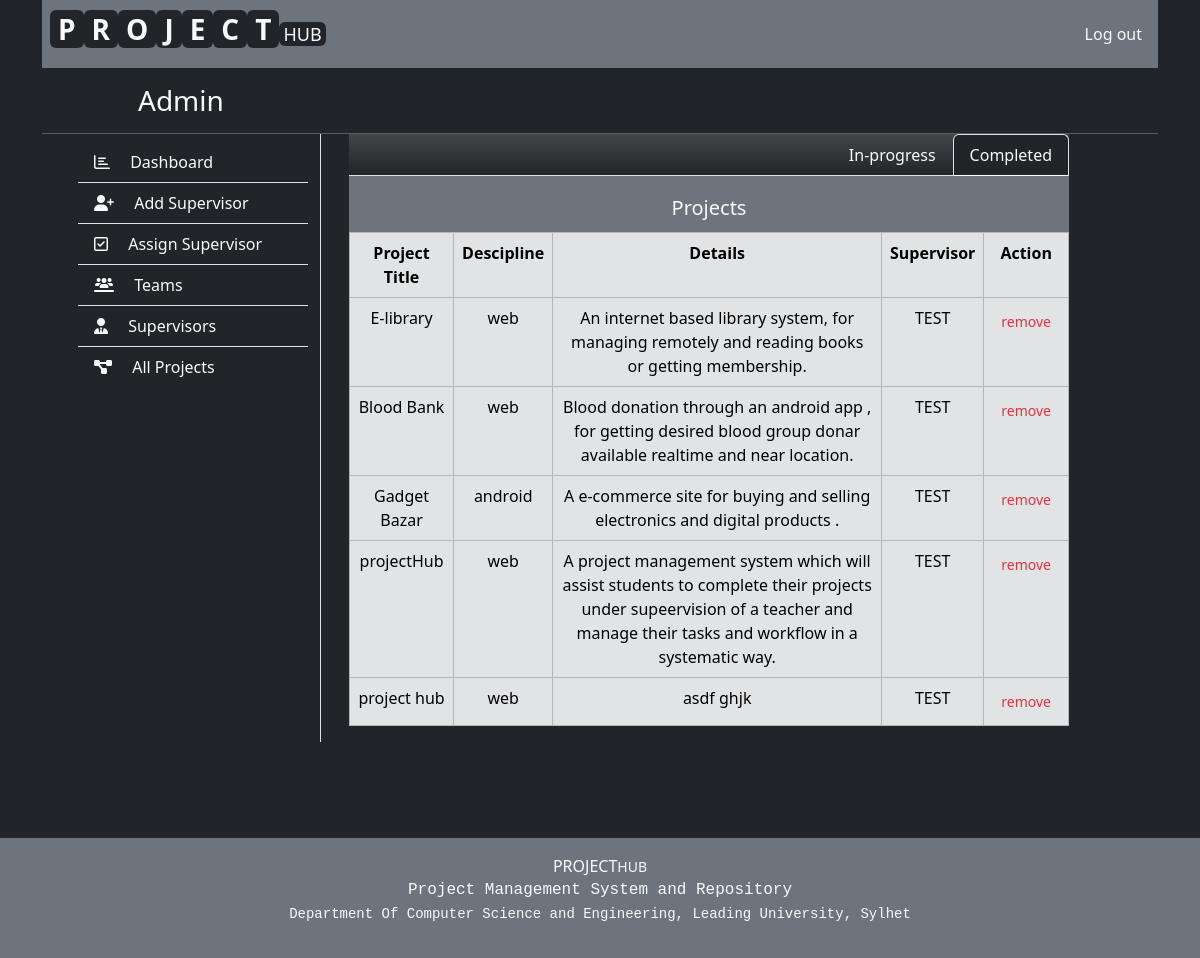
/admin/completed_projects.php, run on the app's committed database.
### tables this page shows
CREATE TABLE `completed_projects` (
  `serial` int(5) NOT NULL,
  `team_id` int(6) NOT NULL,
  `batch` varchar(20) NOT NULL,
  `section` varchar(25) NOT NULL,
  `project_title` varchar(200) NOT NULL,
  `descipline` varchar(50) NOT NULL,
  `supervisor` varchar(50) NOT NULL,
  `description` varchar(500) NOT NULL,
  `github` varchar(200) NOT NULL,
  `file` varchar(255) NOT NULL,
  `status` varchar(50) NOT NULL
);

### admin/completed_projects.php (the view, shortened to what this page needs)
<?php
include ("../config/dbConn.php");
$sql_projects = "SELECT * FROM completed_projects";
$result_projects = mysqli_query($conn,$sql_projects);
?>
<!DOCTYPE html>
<html lang="en">
<?php include("../inc/head.php"); ?>
<body class="bg-dark">
<div class="container">
    <header>
        <nav class="navbar navbar-expand-sm bg-secondary px-2">
            <a class="navbar-brand d-flex text-capitalize" href="../index.php" >
                <?php include("../inc/logo.php"); ?>
            </a><?php include("../inc/nav_collapse.php"); ?>
            <div class="collapse navbar-collapse" id="navbarContent">
                <ul class="navbar-nav ms-auto ">
                    <li class="nav-item" ><a class="nav-link text-light my-sidebar-style" href="../action/logout.php">Log out</a></li>
                </ul>
            </div>
        </nav>
    </header>
<main>
    <div class="">
        <div class="h3 text-light mt-3 ms-5 ps-5">Admin</div>
    </div>
    <hr class="text-light mb-0">
    <div class="container ">
        <div class="row mb-5 pb-5">
            <?php include ("admin_sidebar.php"); ?>
            <div class="col-sm-11 col-md-8 col-lg-8 ">
                    <div class="col">
                        <div class="bg-dark bg-gradient">
                            <ul class="nav nav-tabs justify-content-end">
                                <li class="nav-item">
                                    <a class="nav-link text-light" href="all_projects.php">In-progress</a>
                                </li>
                                <li class="nav-item">
                                    <a class="nav-link text-light bg-dark active " href="completed_projects.php">Completed</a>
                                </li>
                            </ul>
                        </div>
                        <div class="bg-secondary p-1">
                            <div class="text-light text-center h5 mt-3">Projects</div>
                        </div>
                        <form class=" " name=""  action="" method="">
                            <table class="table table-bordered rounded table-secondary text-center">
                                <tr>
                                    <th>Project Title</th>
                                    <th>Descipline</th>
                                    <th>Details</th>
                                    <th>Supervisor</th>
                                    <th>Action</th>
                                </tr>
                                <?php while($row = mysqli_fetch_assoc($result_projects)){ ?>
                                    <tr>
                                    <td class=""><?php echo $row["project_title"]; ?></td>
                                    <td class=""><?php echo $row["descipline"]; ?></td>
                                    <td><?php echo $row["description"]; ?></td>
                                    <td><?php echo $row["supervisor"]; ?></td>
                                    <form action="" method="post">
                                    <td><button class="btn btn-sm text-danger" name="remove" value="<?php echo $row["team_id"]; ?>" >remove</button></td>
                                    </form>
                                    </tr>
                                <?php } ?>
                            </table>
                        </form>
                    </div>
                </div>
            </div>
        </div>
        </div>
<?php include("../inc/foot.php"); ?>
</body>
</html>

### data on the page
completed_projects: project_title "E-library", descipline "web", description "An internet based library system, for managing remotely and reading books or getting membership.", supervisor "TEST", $row["team_id"] 156860 (drawn)
completed_projects: project_title "Blood Bank", descipline "web", description "Blood donation through an android app , for getting desired blood group donar available realtime and near location.", supervisor "TEST", $row["team_id"] 746384 (drawn)
completed_projects: project_title "Gadget Bazar", descipline "android", description "A e-commerce site for buying and selling electronics and digital products .", supervisor "TEST", $row["team_id"] 856048 (drawn)
completed_projects: project_title "projectHub", descipline "web", description "A project management system which will assist students to complete their projects under supeervision of a teacher and manage their tasks and workflow in a systematic way.", supervisor "TEST", $row["team_id"] 317165 (drawn)
completed_projects: project_title "project hub", descipline "web", description "asdf ghjk", supervisor "TEST", $row["team_id"] 633041 (drawn)
